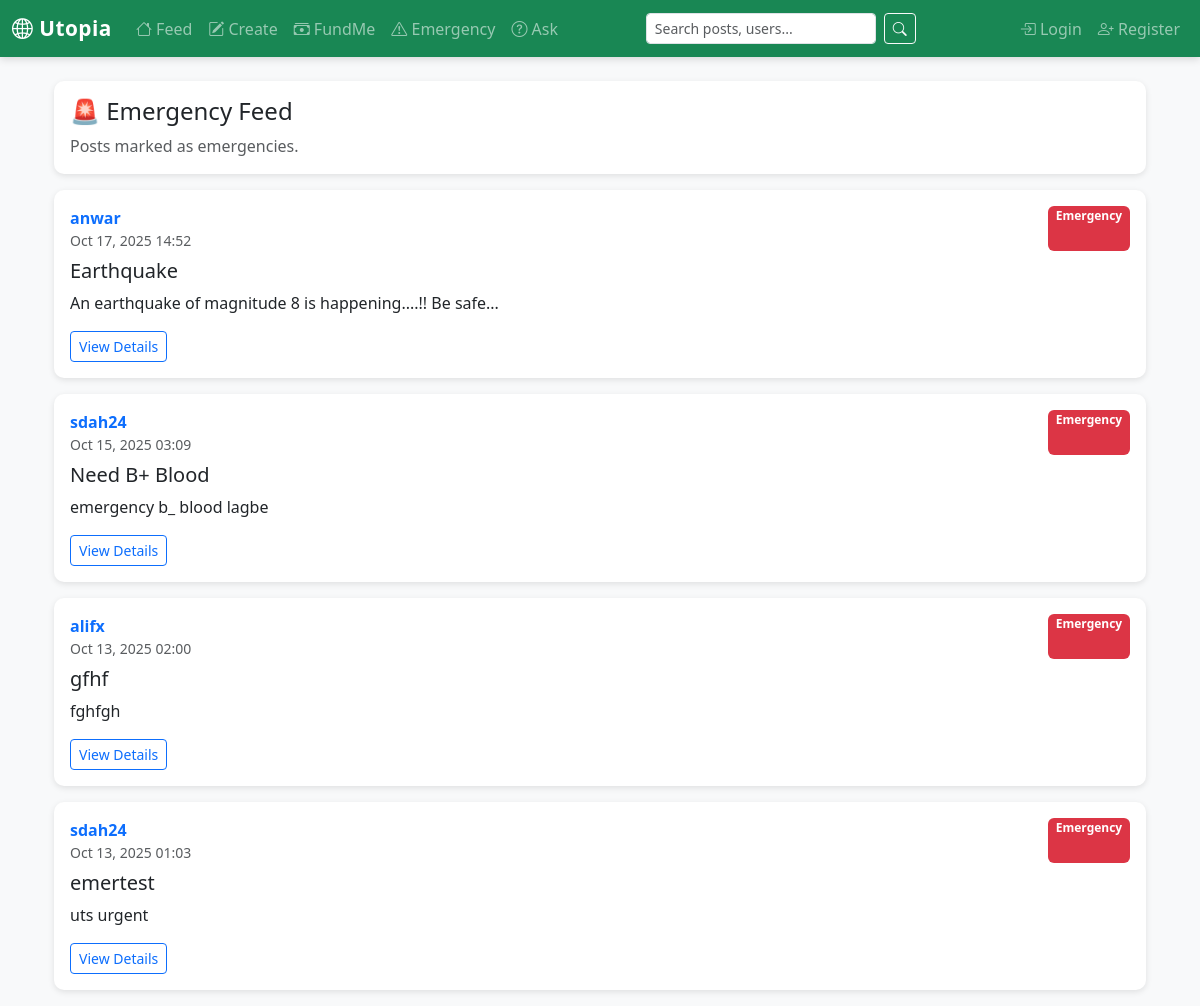
Page /posts/emergency/ on the committed database.
### posts/models.py (models this page shows, shortened)
class Post(models.Model):
    profile = models.ForeignKey("accounts.Profile", on_delete=models.CASCADE, related_name="posts")
    title = models.CharField(max_length=200, blank=True)
    content = models.TextField(blank=True)
    image = models.ImageField(upload_to="posts/", blank=True, null=True)
    is_emergency = models.BooleanField(default=False)
    created_at = models.DateTimeField(default=timezone.now)
    updated_at = models.DateTimeField(auto_now=True)
    likes_count = models.IntegerField(default=0)
    class Meta:
        ordering = ["-created_at"]

### accounts/models.py (models this page shows, shortened)
class Profile(models.Model):
    user = models.OneToOneField(User, on_delete=models.CASCADE)
    display_name = models.CharField(max_length=150, blank=True)
    bio = models.TextField(blank=True)
    profile_image = models.ImageField(upload_to='profiles/', blank=True, null=True)
    quiz_score = models.IntegerField(null=True, blank=True)    # percent or raw
    badge = models.CharField(max_length=50, choices=[("Bronze","Bronze"),("Silver","Silver"),("Gold","Gold")], default="Bronze")
    created_at = models.DateTimeField(auto_now_add=True)
    updated_at = models.DateTimeField(auto_now=True)
    profile_picture = models.ImageField(upload_to='profile_pics/', blank=True, null=True)

### posts/views.py (the view)
# urls.py: path("emergency/", views.emergency_feed, name="emergency_feed"),
def emergency_feed(request):
    posts = Post.objects.filter(is_emergency=True).select_related("profile__user")
    return render(request, "posts/emergency_feed.html", {"posts": posts})

### templates/posts/emergency_feed.html (shortened to what this page needs)
{% extends "base.html" %}
{% block content %}
<div class="container mt-4">
  <div class="card mb-3">
    <div class="card-body">
      <h4>🚨 Emergency Feed</h4>
      <p class="text-muted mb-0">Posts marked as emergencies.</p>
    </div>
  </div>
  {% for post in posts %}
  <div class="card mb-3">
    <div class="card-body">
      <div class="d-flex justify-content-between">
        <div>
          <a href="{% url 'posts:profile_posts' post.profile.id %}" class="fw-bold text-decoration-none">
            {{ post.profile.user.username }}
          </a>
          <small class="text-muted d-block">{{ post.created_at|date:"M d, Y H:i" }}</small>
        </div>
        <span class="badge bg-danger">Emergency</span>
      </div>
      {% if post.title %}<h5 class="mt-2">{{ post.title }}</h5>{% endif %}
      <p>{{ post.content|truncatewords:30 }}</p>
      <a href="{% url 'posts:detail' post.id %}" class="btn btn-outline-primary btn-sm">View Details</a>
    </div>
  </div>
  {% empty %}
  <div class="alert alert-secondary">No emergency posts found.</div>
  {% endfor %}
</div>
{% endblock %}

### templates/base.html (style rules this page uses)
body { background-color: #f8f9fa; }
.card { border: none; border-radius: 10px; box-shadow: 0 2px 6px rgba(0,0,0,0.1); }

### rows in the picture
Post: profile.user.username "anwar", created_at "Oct 17, 2025 14:52", title "Earthquake", content "An earthquake of magnitude 8 is happening....!! Be safe..."
Post: profile.user.username "sdah24", created_at "Oct 15, 2025 03:09", title "Need B+ Blood", content "emergency b_ blood lagbe"
Post: profile.user.username "alifx", created_at "Oct 13, 2025 02:00", title "gfhf", content "fghfgh"
Post: profile.user.username "sdah24", created_at "Oct 13, 2025 01:03", title "emertest", content "uts urgent"
